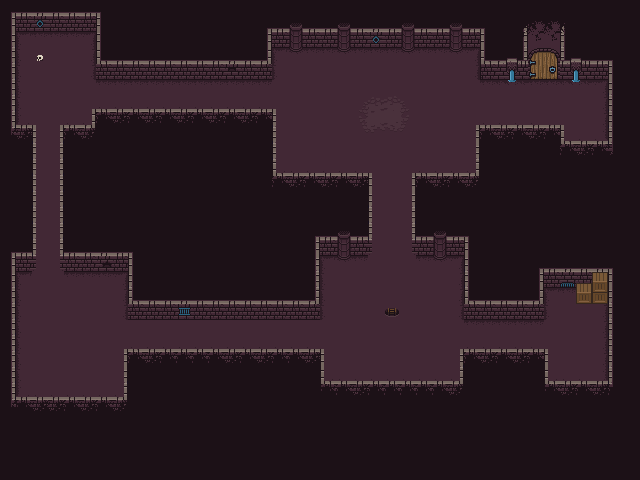

A 2D game scene composited from a Tiled map and its tileset images. What follows is a short description and the map's XML, with each tile layer's data collapsed to a summary:
An orthogonal 40x30 tile map with 16x16 px tiles, 6 tile layers (fond, dungeon, other 2, walls, ...), 2 tilesets and 51 objects (50x collision, player).

<map version="1.10" tiledversion="1.10.1" orientation="orthogonal" renderorder="right-down" width="40" height="30" tilewidth="16" tileheight="16" infinite="0" nextlayerid="11" nextobjectid="69">
 <tileset firstgid="1" source="tileset dungeon 1.tsx" />
 <tileset firstgid="513" source="textures.tsx" />
 <layer id="1" name="fond" width="40" height="30">
  <data>[1200 cells, 1200 non-empty, 1 distinct tile ids]</data>
 </layer>
 <layer id="2" name="dungeon" width="40" height="30">
  <data>[1200 cells, 1200 non-empty, 10 distinct tile ids]</data>
 </layer>
 <layer id="6" name="other 2" width="40" height="30">
  <data>[1200 cells, 2 non-empty, 2 distinct tile ids]</data>
 </layer>
 <layer id="3" name="walls" width="40" height="30">
  <data>[1200 cells, 390 non-empty, 16 distinct tile ids]</data>
 </layer>
 <layer id="7" name="effet ombre" width="40" height="30">
  <data>[1200 cells, 104 non-empty, 19 distinct tile ids]</data>
 </layer>
 <layer id="5" name="other" width="40" height="30">
  <data>[1200 cells, 46 non-empty, 23 distinct tile ids]</data>
 </layer>
 <objectgroup id="10" name="Objects">
  <object id="1" name="player" x="560.5" y="316">
   <point />
  </object>
  <object id="3" name="collision" x="11" y="12.3333" width="89.3333" height="19" />
  <object id="9" name="collision" x="96" y="64" width="176" height="16" />
  <object id="10" name="collision" x="272" y="32" height="32" />
  <object id="13" name="collision" x="272" y="30.3554" width="212.182" height="19.2893" />
  <object id="14" name="collision" x="480" y="32" height="32" />
  <object id="15" name="collision" x="480" y="64" width="128" height="16" />
  <object id="17" name="collision" x="507.5" y="57.75" width="9.5" height="25" />
  <object id="18" name="collision" x="571" y="58.25" width="9.5" height="24.25" />
  <object id="19" name="collision" x="608" y="64" width="4" height="80" />
  <object id="23" name="collision" x="561.5" y="141.25" width="50.75" height="3.25" />
  <object id="24" name="collision" x="561" y="125.5" width="2.5" height="15" />
  <object id="25" name="collision" x="475.5" y="124.75" width="88.5" height="3.5" />
  <object id="26" name="collision" x="475.5" y="124.75" width="2.75" height="51.5" />
  <object id="27" name="collision" x="412.75" y="173" width="67.25" height="3" />
  <object id="29" name="collision" x="412.25" y="175.25" width="3.75" height="64.75" />
  <object id="31" name="collision" x="412.5" y="236.75" width="55.5" height="18.25" />
  <object id="32" name="collision" x="433.75" y="230.75" width="12" height="27.75" />
  <object id="33" name="collision" x="464.5" y="237.25" width="4.25" height="66.75" />
  <object id="34" name="collision" x="464.5" y="299.75" width="79.25" height="20.25" />
  <object id="35" name="collision" x="540" y="269" width="3" height="33.75" />
  <object id="36" name="collision" x="540" y="267.75" width="72.25" height="19.5833" />
  <object id="37" name="collision" x="609.25" y="268.25" width="3.5" height="115.5" />
  <object id="38" name="collision" x="545" y="380.25" width="68" height="4.25" />
  <object id="39" name="collision" x="544.25" y="348.75" width="3.25" height="35.75" />
  <object id="40" name="collision" x="460" y="348" width="88" height="4" />
  <object id="41" name="collision" x="459.75" y="347.5" width="3.5" height="36.75" />
  <object id="42" name="collision" x="320.75" y="380.25" width="142.5" height="3" />
  <object id="43" name="collision" x="320.5" y="349" width="3" height="31.75" />
  <object id="44" name="collision" x="123.75" y="349" width="198.75" height="3" />
  <object id="45" name="collision" x="123.25" y="348.25" width="3.75" height="51.75" />
  <object id="46" name="collision" x="11.75" y="396.5" width="115.25" height="3.25" />
  <object id="47" name="collision" x="11.25" y="252.25" width="3.25" height="145.5" />
  <object id="48" name="collision" x="11.5" y="251" width="24" height="19.1667" />
  <object id="49" name="collision" x="32.5" y="125.25" width="3" height="129.5" />
  <object id="50" name="collision" x="10.75" y="12.5" width="4.75" height="115.25" />
  <object id="51" name="collision" x="11.5" y="124.5" width="24.5" height="4" />
  <object id="53" name="collision" x="96" y="11.6667" width="4.33333" height="56" />
  <object id="54" name="collision" x="60.3333" y="124.333" width="34" height="4.66667" />
  <object id="55" name="collision" x="92" y="108.333" width="2.33333" height="21" />
  <object id="56" name="collision" x="92" y="108" width="184.5" height="3.5" />
  <object id="57" name="collision" x="272.5" y="108.25" width="4.25" height="65.75" />
  <object id="59" name="collision" x="272.5" y="172.25" width="99.75" height="4" />
  <object id="60" name="collision" x="368.25" y="171.75" width="3.75" height="68" />
  <object id="61" name="collision" x="315" y="236.5" width="57.25" height="19" />
  <object id="63" name="collision" x="315" y="236.5" width="4.5" height="67.25" />
  <object id="64" name="collision" x="129.25" y="299" width="190" height="21.75" />
  <object id="65" name="collision" x="577.667" y="267.667" width="31.3333" height="35" />
  <object id="66" name="collision" x="60" y="125" width="4" height="131" />
  <object id="67" name="collision" x="60.3333" y="251.333" width="72.6667" height="22.6667" />
  <object id="68" name="collision" x="128" y="251.333" width="5.33333" height="70" />
 </objectgroup>
</map>
